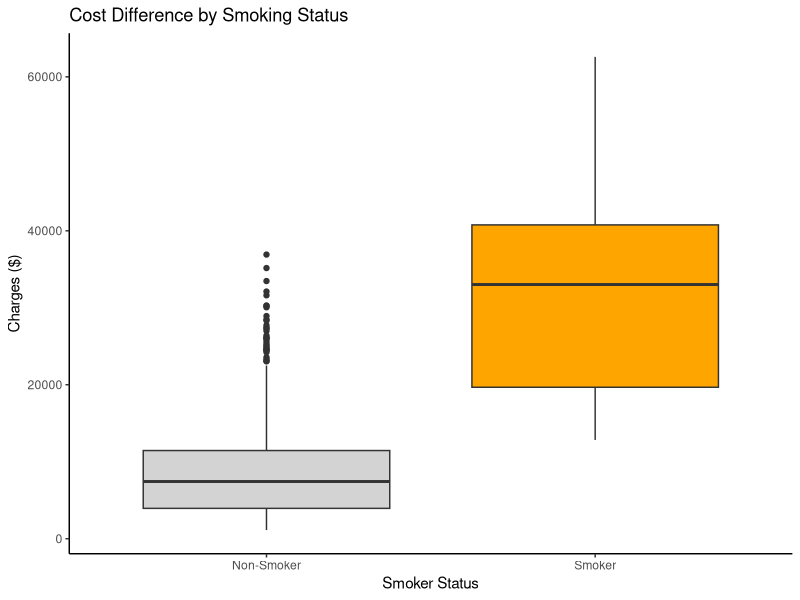
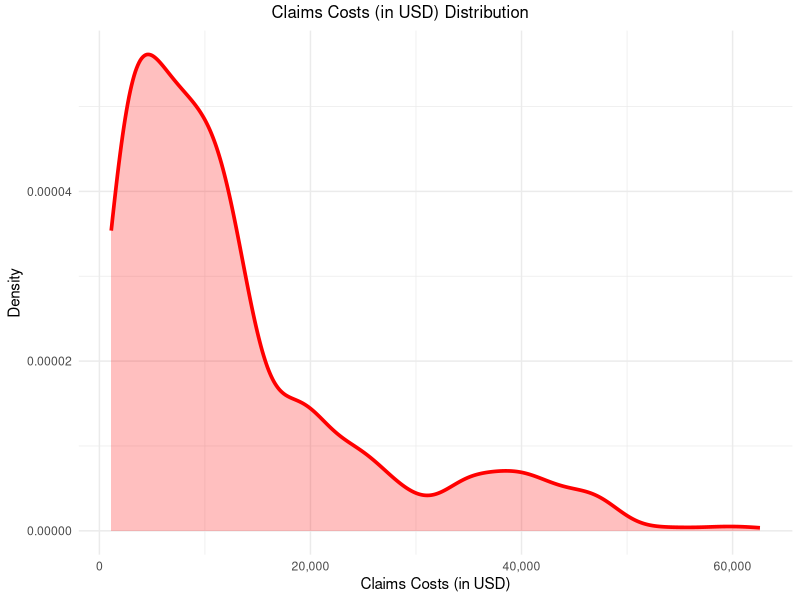

Reproduce these figures in R, in order.
## ---- chunk 1
#| results: "hide"
#| label: "data-preparation"
#| message: false
#| echo: false

#import libraries
library(readr)
library(dplyr)
library(ggplot2)
library(psych)
library(scales)
library(modelr)
library(glmnet)
library(ggpubr)
library(kableExtra)
library(knitr)

#load data
insurance_data_s26 <- read_csv("insurance_data_S26.csv")
insurance_validation <- read_csv("insurance_data_validation_S26.csv")
## ---- chunk 2
#| label: "data-exploration-1"
#| results: "hide"
#| echo: false
insurance_data_s26 <- insurance_data_s26 %>% select(-c(`...1`))

names(insurance_data_s26)
str(insurance_data_s26)
summary(insurance_data_s26)
## ---- chunk 3
#| label: "data-cleaning"
#| results: "hide"
#| echo: false

#evaluate missingness + check dimensions
dim(insurance_data_s26)
insurance_data_s26_clean <- insurance_data_s26 %>% filter(!is.na(charges))
dim(insurance_data_s26_clean)

#transform dummies
insurance_data_s26_clean <- insurance_data_s26_clean %>% mutate(
  male = ifelse(sex == "male", 1, 0), 
  smoker = ifelse(smoker == "no", 0, 1)
) %>% select(-c(sex))
## ---- chunk 4
#| label: "tbl-data-summary"
#| echo: false

#needs formated!!!
tbl <- describe(insurance_data_s26_clean)
tbl <- tbl %>% select(c(n, min, median, mean, max, sd)) %>% filter(rownames(tbl) != "region*" & rownames(tbl) != "caseID")
tbl <- tbl %>% slice(5, 1:4, 6:10)
tbl <- kable(tbl, col.names = 
            c("", "Count", "Minimum", "Median", "Mean", "Maximum", "Std. Dev."),
            digits = 3, 
            format.args = list(big.mark = ",")) %>% row_spec(1, bold = TRUE) %>%
  kable_classic() %>% 
  kable_styling(bootstrap_options = c("striped", "hover", "condensed")) 
tbl
##BoxPlot display the statistics
ggplot(insurance_data_s26_clean, aes(x = as.factor(smoker), y = charges, fill = as.factor(smoker))) +
  geom_boxplot() +
  scale_x_discrete(labels = c("Non-Smoker", "Smoker")) +
  scale_fill_manual(values = c("lightgrey", "orange"), guide = "none") +
  labs(title = "Cost Difference by Smoking Status", x = "Smoker Status", y = "Charges ($)") +
  theme_classic()

## ---- chunk 5
#| label: "fig-data-dispersion"
#| echo: false
#| fig-cap: "Distribution of Claim Costs"

dens <- ggplot(insurance_data_s26_clean, aes(charges)) + geom_density(color = "red", linewidth = 1.25, fill = "red", alpha = .25) + labs(
  x = "Claims Costs (in USD)", 
  y = "Density", 
) + theme_minimal() + scale_y_continuous(labels = comma) + scale_x_continuous(labels = comma)

dens <- annotate_figure(dens, top = text_grob("Claims Costs (in USD) Distribution"))
dens

## ---- chunk 6
#| label: "transform-outcome"
#| results: "hide"
#| echo: false

insurance_data_s26_clean <- insurance_data_s26_clean %>% mutate(
  log_charges = log(charges + 1)
)

## ---- chunk 7
#| label: "data-split"
#| results: "hide"
#| echo: false

set.seed(12345) #set seed
train_index <- sample(
  x = 1:nrow(insurance_data_s26_clean), 
  size = floor(0.8*nrow(insurance_data_s26_clean))) 

#training and validation sets
insurance_train <- insurance_data_s26_clean[train_index, ]
insurance_test <- insurance_data_s26_clean[-train_index, ]

#sub-split for LASSO
insurance_train_input <- model.matrix(log_charges ~ . -caseID -charges, data = insurance_train)
insurance_train_output <- insurance_train$log_charges

insurance_test_input <- model.matrix(log_charges ~ . -caseID -charges, data = insurance_test )
insurance_test_output <- insurance_test$log_charges

## ---- chunk 8
#| label: "model-sws-aic"
#| results: "hide"
#| message: false
#| echo: false
#prep models
nullModel <- lm(log_charges ~ 1, data = insurance_train)
fullModel <- lm(log_charges ~ . -caseID -charges, data = insurance_train)

#final model build
model1 <- step(
  object = nullModel, 
  scope = list(
    lower = nullModel, 
    upper = fullModel
  ), 
  data = insurance_train, 
  direction = "both",
  k = 2, 
  trace = 0
)

summary(model1)

## ---- chunk 9
#| label: "model-lasso"
#| results: "hide"
#| message: false
#| echo: false

#set seed
set.seed(54321)

#build model
model2 <- cv.glmnet(
  x = insurance_train_input, 
  y = insurance_train_output, 
  family = "gaussian", 
  alpha = 1, 
  lambda = NULL, 
  standardize = TRUE, 
  nfolds = 10
)

model_2 <- predict(model2, s = model2$lambda.1se, type = "coefficients")
model_2 <- data.frame(name = model_2@Dimnames[[1]][model_2@i + 1], coefficient = model_2@x)
model_2

## ---- chunk 10
#| label: "model-1-validation"
#| results: "hide"
#| echo: false

#predict values
model1_predicted <- predict(model1, newdata = insurance_test)

#calculate R^2
rss <- sum((model1_predicted - insurance_test_output)^2)  
tss <- sum((insurance_test_output - mean(insurance_test_output))^2)
r2 <- 1- (rss/tss)
r2
#calculate RMSE
mse <- modelr::mse(model = model1, data = insurance_test)
rmse <- sqrt(mse)
rmse

rmse_factor <- exp(rmse)
rmse_factor
## ---- chunk 11
#| label: "model-2-validation"
#| results: "hide"
#| echo: false

#predict values
model2_predicted <- predict(model2, s = model2$lambda.1se, newx = insurance_test_input)

#calculate R^2
rss <- sum((model2_predicted - insurance_test_output)^2)  
tss <- sum((insurance_test_output - mean(insurance_test_output))^2)
r2 <- 1- (rss/tss)
r2
#calculate RMSE
rmse <- sqrt(mean((insurance_test_output - model2_predicted)^2))
rmse

rmse_factor <- exp(rmse)
rmse_factor
## ---- chunk 12
#| label: "validation-set-clean"
#| results: "hide"
#| echo: false

insurance_validation <- insurance_validation %>% filter(!is.na(charges)) %>% select(-c(`...1`))
dim(insurance_validation)

#transform dummies
insurance_validation <- insurance_validation %>% mutate(
  male = ifelse(sex == "male", 1, 0), 
  smoker = ifelse(smoker == "no", 0, 1)
) %>% select(-c(sex))


#transform outcome
insurance_validation <- insurance_validation %>% mutate(
  log_charges = log(charges + 1)
)

#split data input/output
insurance_validation_input <- model.matrix(log_charges ~ . -charges -caseID, data = insurance_validation)
insurance_validation_output <- insurance_validation$log_charges
## ---- chunk 13
#| label: "validation-set-test"
#| results: "hide"
#| echo: false

#model 1 test
model1_predicted <- predict(model1, newdata = insurance_validation)
rmse1 <- sqrt(mean((insurance_validation_output - model1_predicted)^2))
rmse1
rmse1_factor <- exp(rmse1)
rmse1_factor

#model 2 test
model2_predicted <- predict(model2, s = model2$lambda.1se, newx = insurance_validation_input)
rmse2 <- sqrt(mean((insurance_validation_output - model2_predicted)^2))
rmse2
rmse2_factor <- exp(rmse2)
rmse2_factor
